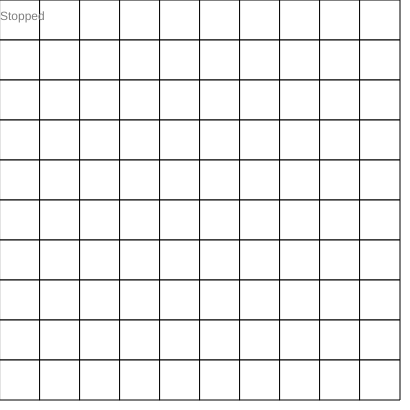
Frame 1 (no input)
Frame 60 (no input): identical to frame 1, image omitted
Frame 120 (the mouse pressed at the canvas centre since frame 60): identical to frame 1, image omitted

The p5.js sketch that drew this single still picture (run headless with seeded random() and noise() and a simulated clock; from frame 60 on, the mouse is pressed at the canvas centre):

// p5.js sketch
// ── sketch.js
function setup() {
    createCanvas(width * squareSize + 10, height * squareSize + 10);
}

const width = 10;
const height = 10;
const squareSize = 40;

let running = false;

let board = new Array(width).fill(0).map((r) => new Array(height).fill(0));
for (x = 0; x < width; x++) {
    for (y = 0; y < height; y++) {
        board[x][y] = 0; //Math.random() > 0.92 ? 1 : 0;
    }
}

function countNeighbours(x, y) {
    let count = -board[x][y];
    for (let i = x - 1; i <= x + 1; i++) {
        for (let j = y - 1; j <= y + 1; j++) {
            let ii = i % width;
            let jj = j % height;
            if (ii === -1) {
                ii = width - 1;
            }
            if (jj === -1) {
                jj = height - 1;
            }
            count += board[ii][jj];
        }
    }
    return count;
}

function step() {
    for (x = 0; x < width - 1; x++) {
        for (y = 0; y < height - 1; y++) {
            const neighbours = countNeighbours(x, y);
            const alive = board[x][y] === 1;
            if (alive && neighbours < 2) {
                board[x][y] = 0;
            } else if (alive && neighbours >= 4) {
                board[x][y] = 0;
            } else if (!alive && neighbours === 3) {
                board[x][y] = 1;
            }
        }
    }
}

function mouseClicked() {
    const x = Math.round(mouseX / squareSize);
    const y = Math.round(mouseY / squareSize);
    board[x][y] = 1;
}

function keyTyped() {
    console.log(key);
    if (key === "s") {
        running = false;
    }
    if (key === "r") {
        running = true;
    }
}

function draw() {
    background(255);

    for (x = 0; x < width; x++) {
        for (y = 0; y < height; y++) {
            if (board[x][y] === 0) {
                fill(255);
            } else {
                fill(0);
            }
            rect(x * squareSize, y * squareSize, squareSize, squareSize);
        }
    }
    fill(128);
    if (running) {
        text("Running", 0, 20);
        step();
    } else {
        text("Stopped", 0, 20);
    }
}
